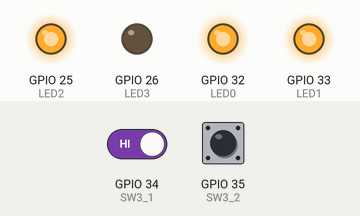
Bench run of a sketch on a simulated ESP32. Parts: output pins drawn as LEDs (lit = HIGH). The test bench sets the inputs (shaded band); at power-on: GPIO 35 (SW3_2) LOW, GPIO 34 (SW3_1) HIGH.

Above: at 2.8 s.
2.9 s: GPIO 35 (SW3_2) pulled HIGH for 1.2 s
8.2 s: GPIO 35 (SW3_2) pulled HIGH for 3.2 s
At 10.0 s:
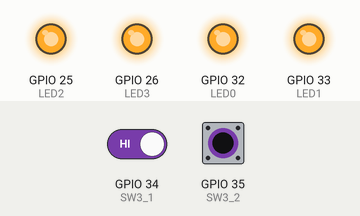
13.5 s: GPIO 35 (SW3_2) pulled HIGH for 1.2 s
At 14.8 s:
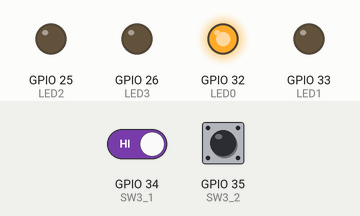
17.0 s: GPIO 34 (SW3_1) driven LOW and GPIO 35 (SW3_2) driven HIGH
At 17.3 s:
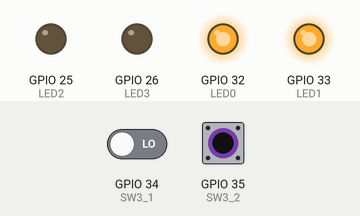
19.5 s: GPIO 35 (SW3_2) driven LOW
At 21.6 s:
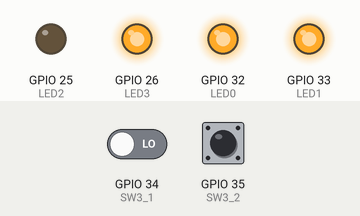
23.6 s: GPIO 35 (SW3_2) driven HIGH
At 25.0 s:
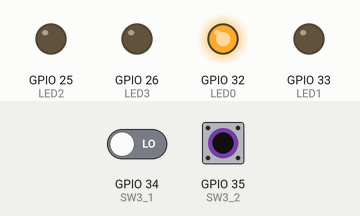
Timing chart, 0 to 26.5 s (numbered marks = the images above; inputs shaded):
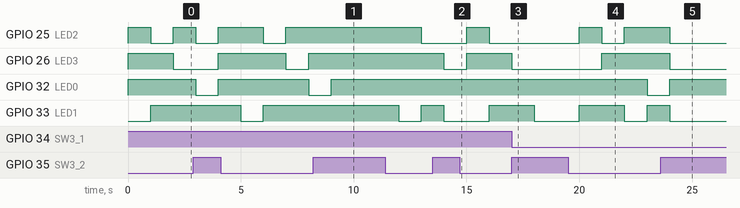

Measured:
- after the input at 8.2 s, GPIO 26 (LED3): stays HIGH (without the input it goes to LOW after 2.8 s); GPIO 32 (LED0): goes on until 9.0 s, then stays HIGH
- after the input at 13.5 s, GPIO 25 (LED2): LOW → HIGH after 1.5 s instead of 0.50 s; GPIO 32 (LED0): stays HIGH (without the input it goes to LOW after 1.5 s); GPIO 33 (LED1): HIGH → LOW after 0.50 s instead of 2.5 s
- after the input at 17.0 s, GPIO 25 (LED2): stays LOW (without the input it goes to HIGH after 0.00 s); GPIO 26 (LED3): goes on until 17.0 s, then stays LOW; GPIO 32 (LED0): stays HIGH (without the input it goes to LOW after 1.0 s); GPIO 33 (LED1): HIGH → LOW after 1.0 s instead of 2.0 s
- after the input at 19.5 s, GPIO 25 (LED2): LOW → HIGH after 0.50 s, → LOW 1.0 s later, → HIGH 1.0 s later; GPIO 26 (LED3): LOW → HIGH after 1.5 s; GPIO 32 (LED0): HIGH → LOW after 3.5 s; GPIO 33 (LED1): LOW → HIGH after 0.50 s, → LOW 2.0 s later, → HIGH 1.0 s later
- after the input at 23.6 s, GPIO 26 (LED3): goes on until 24.0 s, then stays LOW; GPIO 33 (LED1): HIGH → LOW after 0.40 s instead of 2.4 s

The sketch:

Lab02-Checkpoint002.ino
```cpp
#define LED0 32
#define LED1 33
#define LED2 25
#define LED3 26
#define SW3_1 34
#define SW3_2 35
#define SW3_3 9

char disp_v[4] = {0, 0, 0, 0};
int count = 0;

void setup() {
  // put your setup code here, to run once:
	pinMode(LED0, OUTPUT);
	pinMode(LED1, OUTPUT);
	pinMode(LED2, OUTPUT);
	pinMode(LED3, OUTPUT);
	pinMode(SW3_1, INPUT);
	pinMode(SW3_2, INPUT);
	pinMode(SW3_3, INPUT);
}

void resetLED()
{
	for(int i = 0; i < 4; i++)
	{
		disp_v[i] = 0;
		disp_v[i] = ~disp_v[i];
	}
}

void countBinary(int mode)
{
	if(mode)
	{
		count = (count - 1 + 16)%16;
	}
	else
	{
		count = (count + 1)%16;
	}

	for(char i = 0; i < 7; i++)
	{
		disp_v[i] = (count >> i) & 1;
	}
}

void lightRun(int mode)
{
	resetLED();
	if(mode)
	{
		count = (count + 1)%4;
	}
	else
	{
		count = (count - 1 + 4)%4;
	}
	disp_v[count] = ~disp_v[count];
}

void ledWrite()
{
	digitalWrite(LED0, disp_v[0]);
	digitalWrite(LED1, disp_v[1]);
	digitalWrite(LED2, disp_v[2]);
	digitalWrite(LED3, disp_v[3]);
}

void loop()
{
	int st1 = digitalRead(SW3_1);
	int st2 = digitalRead(SW3_2);

	if(st2)
	{
		countBinary(st1);
	}
	else
	{
		lightRun(st1);
	}

	ledWrite();
	delay(1000);
}
```
